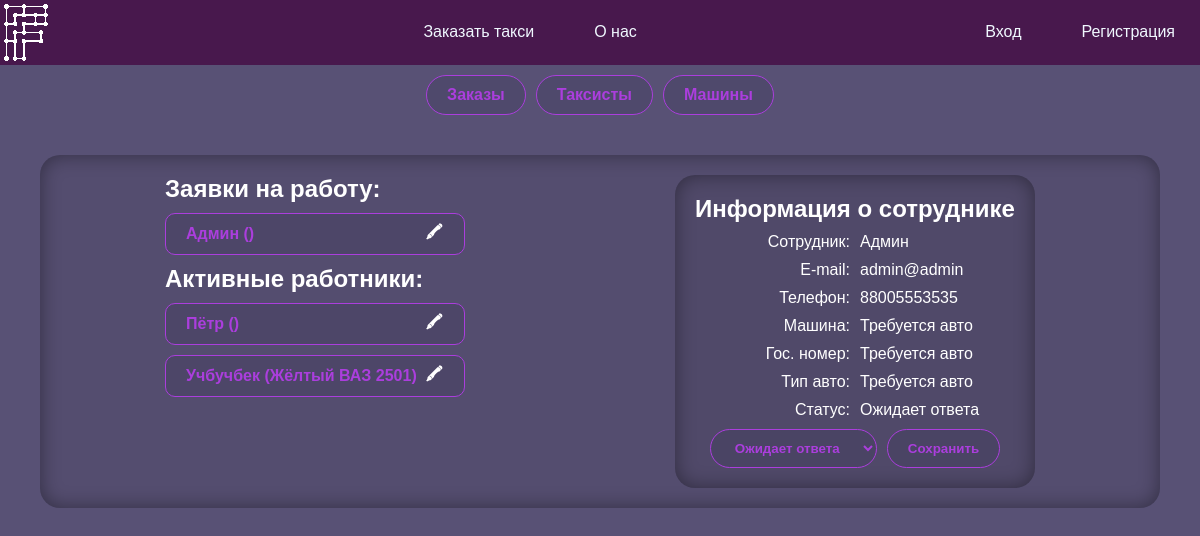
Screenshot of /admin.php?tool=taxists&edit=taxist&id=4 with the database file from the repository.
### tables this page shows
CREATE TABLE `taxists` (
  `id` int(11) NOT NULL,
  `car` int(11) DEFAULT NULL,
  `user` int(11) NOT NULL,
  `passport` varchar(64) NOT NULL,
  `driver_license` varchar(64) NOT NULL,
  `status` int(11) NOT NULL DEFAULT '2'
);

CREATE TABLE `users` (
  `id` int(11) NOT NULL,
  `login` varchar(128) NOT NULL,
  `name` varchar(32) NOT NULL,
  `phone` bigint(20) NOT NULL,
  `email` varchar(128) NOT NULL,
  `password` varchar(128) NOT NULL,
  `role` int(11) NOT NULL DEFAULT '1'
);

CREATE TABLE `taxist_status` (
  `id` int(11) NOT NULL,
  `name` varchar(128) NOT NULL
);

### funcs/DBinteraction.php (called while the page is built, shortened)
<?php
function selectFrom($query, $way)
{
    if (trim($query) == null) {
        $_SESSION['result'] = "Вы передали пустой запрос.";
    } else {
    require "connect.php";
    $res = $con->query($query);
    switch ($way) {
        case "ALL":
            $output = $res->fetch_all(MYSQLI_ASSOC);
            break;
        case "ONE":
            $output = $res->fetch_assoc();
            break;
    }}
    return $output;
}

### admin/admForms/taxist.php (the view, shortened to what this page needs)
<?php
require_once("./funcs/DBinteraction.php");
$query = "SELECT taxists.id,
       users.name,
       users.email,
       users.phone,
       CONCAT(cars.color, ' ', cars.name) AS car,
       cars.number AS car_number,
       car_types.name AS car_type,
       taxist_status.name AS `status`
FROM taxists
INNER JOIN users ON taxists.user = users.id
LEFT JOIN cars ON taxists.car = cars.id
INNER JOIN taxist_status ON taxists.status = taxist_status.id
LEFT JOIN car_types ON cars.type = car_types.id
WHERE `taxists`.`id` = " . $_GET['id'];
$thisTaxist = selectFrom($query, "ONE");
?>
<h1>Информация о сотруднике</h1>
<?php
$descTaxist = [
    "Сотрудник",
    "E-mail",
    "Телефон",
    "Машина",
    "Гос. номер",
    "Тип авто",
    "Статус"
];
$descTaxistKey = 0;
foreach ($thisTaxist as $key => $item) {
    switch ($key) {
        case "id":
        case "photo":
            break;
        case "car":
        case "car_number":
            case "car_type":
?>
            <div class="flex g10 mauto toolInfo">
                <span class="ctrl-r"><?= $descTaxist[$descTaxistKey] ?>:</span>
                <span>
                    <?php
                    if (isset($thisTaxist['car'])) {
                        echo $item;
                    } else {
                        echo "Требуется авто";
                    }
                    ?>
                </span>
            </div>
        <?php
            $descTaxistKey++;
            break;
        ?>
        <?php
        default:
        ?>
            <div class="flex g10 mauto toolInfo">
                <span class="ctrl-r"><?= $descTaxist[$descTaxistKey] ?>:</span>
                <span><?= $item ?></span>
            </div>
<?php
            $descTaxistKey++;
            break;
    }
}
?>
<form action="../funcs/changeStatus.php" method="post" class="btns mauto">
    <select name="status" id="" class="accent">
        <?php
        $query = "SELECT * FROM `taxist_status`";
        $statuses = selectFrom($query, "ALL");
        foreach ($statuses as $status) {
            $selected = ($status['name'] == $thisTaxist['status']) ? "selected" : null;
        ?>
            <option value="<?= $status['id'] ?>" <?= $selected ?>><?= $status['name'] ?></option>
        <?php
        }
        ?>
    </select>
    <button class="accent">Сохранить</button>
</form>

### admin/toolTaxists.php (shortened to what this page needs)
<?php
require_once("./funcs/DBinteraction.php");
$query = "SELECT
taxists.id,
users.name,
CONCAT(cars.color, ' ', cars.name) AS car,
taxist_status.name AS `status`
FROM taxists
INNER JOIN users ON taxists.user = users.id
LEFT JOIN cars ON taxists.car = cars.id
INNER JOIN taxist_status ON taxists.status = taxist_status.id
ORDER BY users.name ASC";
$taxists = selectFrom($query, "ALL");
?>
<div class="list flex column g10 wcenter">
    <?php
    require("./funcs/listGenerator.php");
    ?>
    <h2>Заявки на работу:</h2>
    <?php
    foreach ($taxists as $taxist) {
        if ($taxist['status'] == "Ожидает ответа") {
            generateListItem($taxist, "taxist");
        }
    }
    ?>
    <h2>Активные работники:</h2>
    <?php
    foreach ($taxists as $taxist) {
        if ($taxist['status'] == "Работает") {
            generateListItem($taxist, "taxist");
            $emptyList = false;
        }
    }
    ?>
</div>

### funcs/listGenerator.php (shortened to what this page needs)
<?php
function generateListItem($listItem, $listType)
{
?>
    <div class="accent brad10 flex jc-sb ai-c">
        <span>
            <?php
            switch ($listType) {
            ?>
                <?php
                case "taxist":
                ?>
                    <?= $listItem['name'] ?> (<?= $listItem['car'] ?>)
                <?php
                    break;
                ?>
            <?php
            }
            ?>
        </span>
        <div class="flex g10">
            <?php
            switch ($listType) {
                case "taxist":
                    $href = "?tool=taxists&edit=taxist&id=" . $listItem['id'];
                    break;
            }
            ?>
            <a href="<?= $href ?>" class="accent-invert">🖍</a>
        </div>
    </div>
<?php
}

### style.css (style rules this page uses)
*, a { margin: 0; border: 0; outline: 0; padding: 0; text-decoration: none; font-family: Arial, Helvetica, sans-serif; }
*, a, select[value], input[value] { color: white; }
body, input[value] { background-color: #585175; }
a, button { cursor: pointer; }
button { padding: 15px; }
.list { width: 25%; min-width: 300px; }
.toolInfo>span { width: 120px; }

### often.css (style rules this page uses)
.btns { display: flex; gap: 10px; }
.accent { border: #ab3edd 1px solid; border-radius: 25px; padding: 10px 20px; background-color: #40395c59; color: #ab3edd; font-weight: bold; transition: all 0.25s ease-out; }
.accent::placeholder { color: #ab3edd69; }
.accent span { color: #ab3edd; font-weight: bold; }
.accent-invert { height: 20px; width: 20px; display: flex; justify-content: center; align-items: center; border-radius: 0px; font-weight: bolder; transition: all 0.25s ease-out; }
.wcenter { margin: 0 auto; }
.mauto { margin: auto; }
.g10 { gap: 10px; }
.brad10 { border-radius: 10px; }
.flex { display: flex; }
.column { flex-direction: column; }
.jc-sb { justify-content: space-between; }
.ai-c { align-items: center; }
.ctrl-r { text-align: right; }

### rows the page displays
taxists: user.name "Админ", user.email "admin@admin", user.phone "88005553535", status.name "Ожидает ответа"
taxists: user.name "Пётр"
taxists: user.name "Учбучбек", car "Жёлтый ВАЗ 2501"

### other values shown
$descTaxist[$descTaxistKey] "Сотрудник"
$descTaxist[$descTaxistKey] "E-mail"
$descTaxist[$descTaxistKey] "Телефон"
$descTaxist[$descTaxistKey] "Машина"
$descTaxist[$descTaxistKey] "Гос. номер"
$descTaxist[$descTaxistKey] "Тип авто"
$descTaxist[$descTaxistKey] "Статус"
form field status "Ожидает ответа"
